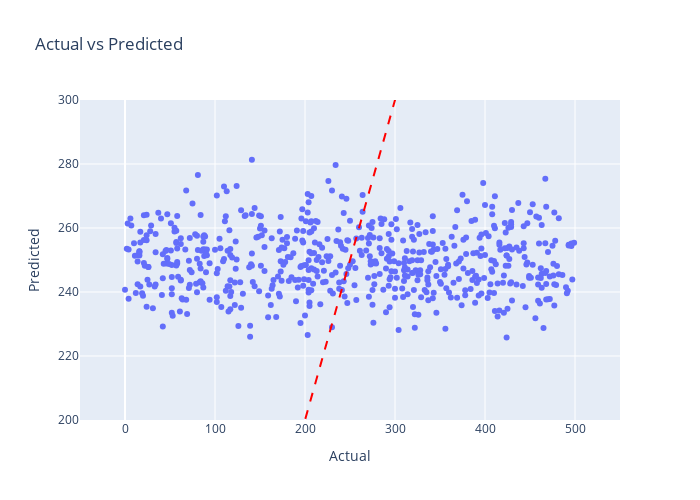

Write notebook code for a chart like this one.
### Markdown cell above
Given the coefficient of determination is 0, our model is no better than average when it comes to predicting the target.

### Code cell
results_df = pd.DataFrame({
    'Actual': y_test,
    'Predicted': y_pred
})

fig = px.scatter(results_df, x='Actual', y='Predicted', title='Actual vs Predicted')

fig.add_shape(
    type='line',
    x0=results_df['Actual'].min(), y0=results_df['Actual'].min(),
    x1=results_df['Actual'].max(), y1=results_df['Actual'].max(),
    line=dict(color='red', dash='dash'),
    name='Ideal Fit'
)

fig.update_layout(
    xaxis_title='Actual',
    yaxis_title='Predicted',
    width=700,
    height=500,
    xaxis_range=[-50, 550],
    yaxis_range=[200,300]
)

fig.show()

### Figure 1 — Plotly figure (JSON) as saved in the notebook; plotly's stock layout.template omitted (floating-point values rounded to 4 significant figures; data arrays with more than 128 entries replaced by an {"elided": "..."} marker saying what was removed)
{"data": [{"hovertemplate": "Actual=%{x}<br>Predicted=%{y}<extra></extra>", "legendgroup": "", "marker": {"color": "#636efa", "symbol": "circle"}, "mode": "markers", "name": "", "orientation": "v", "showlegend": false, "type": "scatter", "x": {"elided": "600 int values"}, "xaxis": "x", "y": {"elided": "600 float values"}, "yaxis": "y"}], "layout": {"height": 500, "legend": {"tracegroupgap": 0}, "shapes": [{"line": {"color": "red", "dash": "dash"}, "name": "Ideal Fit", "type": "line", "x0": 0, "x1": 499, "y0": 0, "y1": 499}], "title": {"text": "Actual vs Predicted"}, "width": 700, "xaxis": {"anchor": "y", "domain": [0, 1], "range": [-50, 550], "title": {"text": "Actual"}}, "yaxis": {"anchor": "x", "domain": [0, 1], "range": [200, 300], "title": {"text": "Predicted"}}}}
